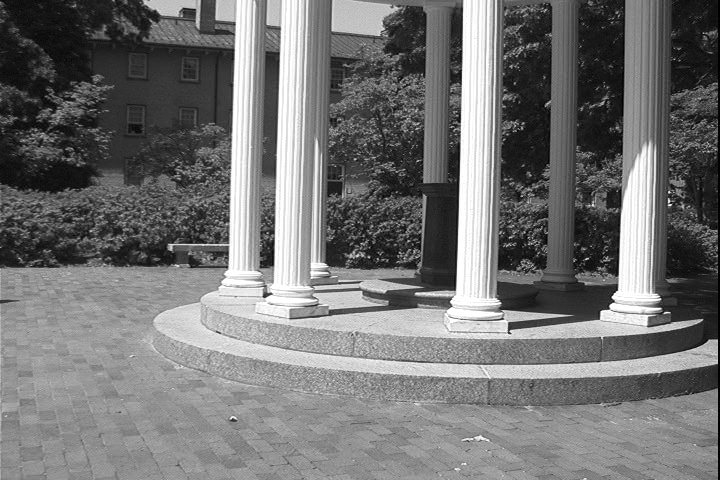
%> input picture Lista2/Exercicio 2/bg00010.bmp, 720 x 480 px
$ octave letra_a.m   (GNU Octave 9; MATLAB toolbox functions it lacks are replaced by stand-ins)
%> lines starting %> are read from the running program, lines starting %| are printed output that depends on the picture
% Lista 2 - Exercicio 2 - Letra A
% Visão Computacional

% Limpa o workspace e a tela
clear all;
close all;
clc;

% Carregando o pacote de processamento de imagem (necessário no Octave)
pkg load image;

% Lendo as duas imagens do diretório
img1 = imread('Lista2/Exercicio 2/bg00010.bmp');
%> img1 is the input picture: size 480x720 uint8; min 0, max 255, mean 115.2
img2 = imread('Lista2/Exercicio 2/fg00009.bmp');
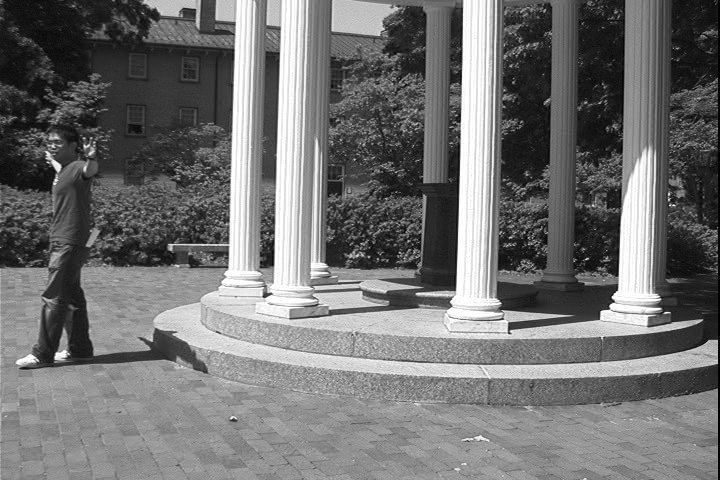
%> input picture Lista2/Exercicio 2/fg00009.bmp, 720 x 480 px
%> img2 is the input picture: size 480x720 uint8; min 0, max 255, mean 113.3

% Lógica de processamento
% (Adicione seu código para processar as imagens aqui)

img_processada = (img2 - img1);
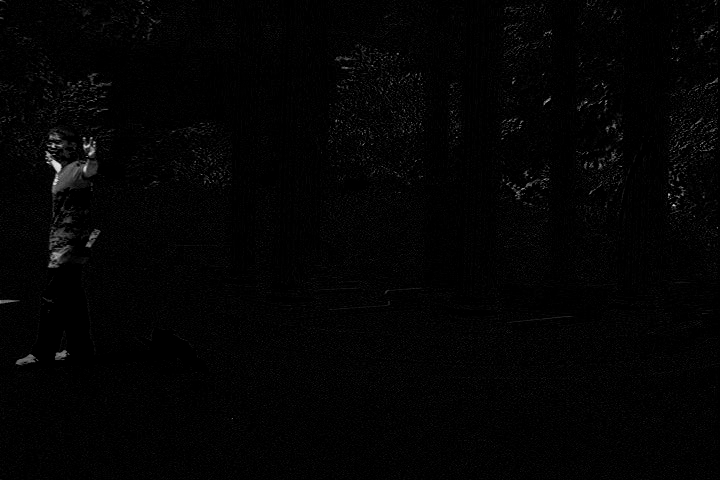
%> img_processada: size 480x720 uint8; min 0, max 230, mean 3.4

% Mostra as imagens lado a lado em um grid de 1 linha por 3 colunas
figure;
subplot(1, 3, 1);
imshow(img1);
title('Imagem 1 (bg)');

subplot(1, 3, 2);
imshow(img2);
title('Imagem 2 (fg)');

subplot(1, 3, 3);
imshow(img_processada);
title('Imagem Processada');

waitfor(gcf);
